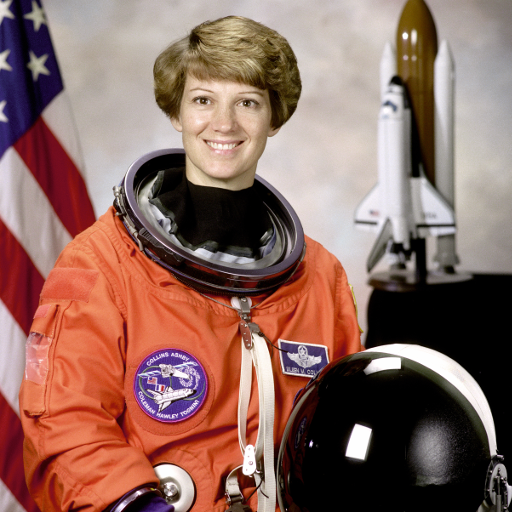
#> input picture Laboratorio 1 - Elementos básicos, Filtros/astronaut.png, 512 x 512 px
$ jupyter execute Laboratorio1.ipynb
#> lines starting #> are read from the running program, lines starting #| are printed output that depends on the picture
[cell 1]
import os
import numpy as np
import matplotlib.pyplot as plt
from skimage import io, data

[cell 2]
# Reading an image
image = io.imread("astronaut.png")
#> image is the input picture: shape (512, 512, 3); mean R, G, B 141.6, 105.8, 96.5

# Showing the dimensions
print("Dimensiones de la imagen: {}".format(image.shape))
#| Dimensiones de la imagen: (512, 512, 3)

# Visualization
plt.imshow(image)

[cell 3]
def rgb_to_grayscale(image):
    """
    This function lets you transform an image from RGB to Grayscale.
    The returned variable is the input image transformed to gray, as
    a NumPy array.
    """
    gray = .299 * image[:,:,0] + .587 * image[:,:,1] + .114 * image[:,:,2]
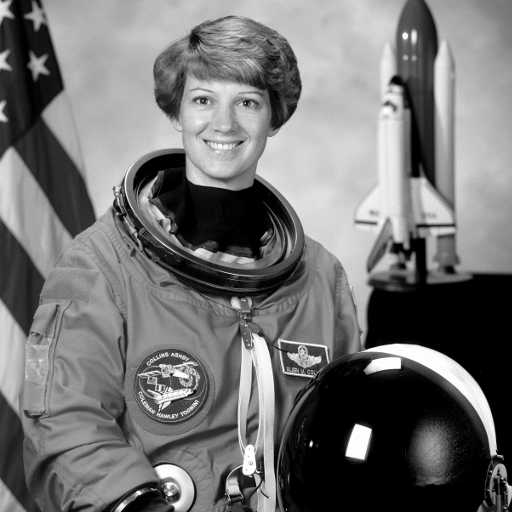
#> gray: shape (512, 512) float64; min 0, max 255, mean 115.4
    gray = np.array(gray, dtype=np.uint8)
    return gray

def grayscale_to_negative(image):
    """
    This function lets you transform an image from Grayscale to Negative.
    The returned variable is the input image in negative, as a NumPy array.
    """
    negative = np.array(255 - image, dtype=np.uint8)
    return negative

def save_image(image, name, _format, grayscale=True):
    """
    This function lets you save an image either RGB or Grayscale.
    The 'image' parameter should be a NumPy array. All images are
    saved inside an output folder. If this folder does not exist,
    it will be created automatically.
    """
#> called with name = 'test', _format = 'png', grayscale = True
    try:
        # Check if 'output' folder actually exist
        if not os.path.isdir('./output'):
            print(">> 'output' folder does not exist. It will be created right now.")

            # Get the current folder path of Jupyter file
            folder_path = os.getcwd()

            # Adding 'output' folder name, depending the OS.
            if os.name == 'nt': folder_path += '\\output' # Windows case
            else: folder_path += '/output'                # Linux case

            # Folder creation
            os.mkdir(folder_path)

        # Save image with (or without) grayscaling
        if grayscale: plt.imsave('output/{}.{}'.format(name, _format), image, cmap='gray')
        else: plt.imsave('output/{}.{}'.format(name, _format), image)
        print('>> Image saved successfully!')

    # In case of error.
    except Exception as err:
        print(err)
        print('>> An error has ocurred while saving the image!')


# Visualizacion
image_gray = rgb_to_grayscale(image)
plt.imshow(image_gray, cmap='gray')
save_image(image=image_gray, name='test', _format='png')

[cell 4]
# Negativo para Escala de Grises (sin normalizar)
# En caso de estar normalizado -> Reemplazar 255 por 1
image_negative = 255 - image_gray
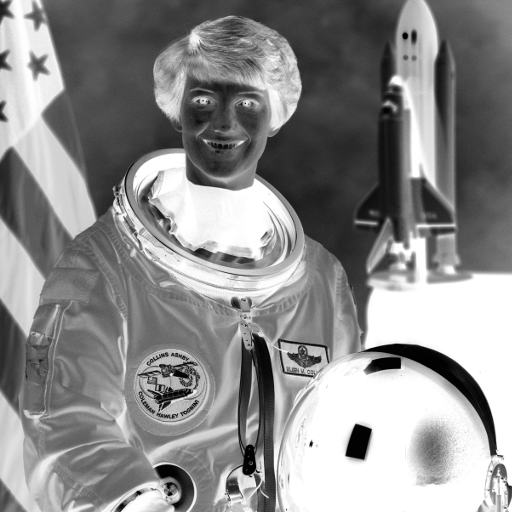
#> image_negative: shape (512, 512); min 0, max 255, mean 140
plt.imshow(image_negative, cmap='gray')
plt.imsave('output/image_negative.png', image_negative, cmap='gray')

[cell 5]
# A partir de una imagen, se calcula el histograma y la acumulacion.
# Luego mostrar las imagenes y los gráficos.
new_image = data.camera()
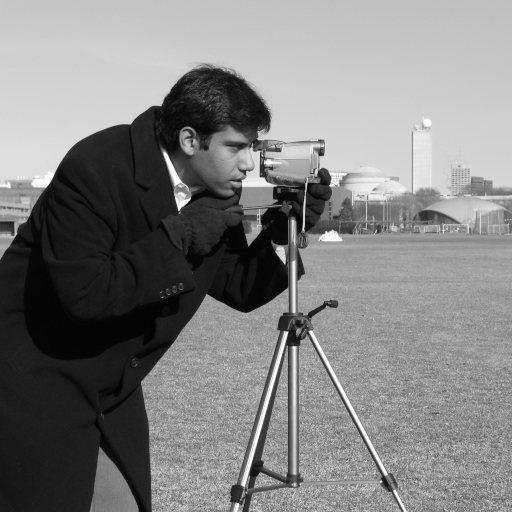
#> input picture skimage.data.camera(), 512 x 512 px
#> new_image is the input picture: shape (512, 512); min 0, max 255, mean 129.1
print(new_image.shape)
#| (512, 512)
plt.imshow(new_image, cmap='gray')

def histogram2(img):
    aux_image = img.flatten()
    histogram = np.zeros(256, dtype=np.uint8)
    print('Nro. pixeles total -> {}'.format(aux_image.size))
#| Nro. pixeles total -> 262144
    for i in np.arange(new_image.size):
        histogram[aux_image[i]] += 1
#> after the loop, histogram = 256 values, max 252 at index 152, min 0 at index 212, mean 127
    return histogram

[cell 6]
a = histogram2(new_image)
#> a has the same summary as histogram in histogram2
print(a.sum())
#| 32512
plt.plot(a)
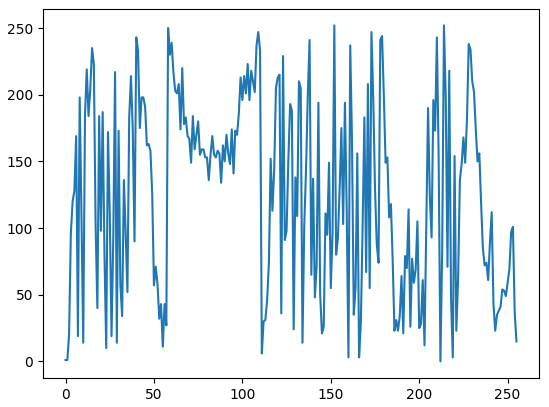
#> figure drawn by matplotlib, 1 panel; curve peaks at x = 152, y = 252

[cell 7]
(new_image.flatten() == 10).sum()
#> Out = 782

[cell 8]
plt.figure()
plt.hist(new_image.flatten(), bins=256)
plt.show()
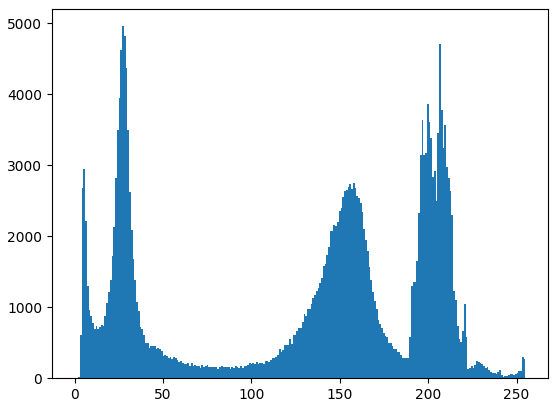
#> figure drawn by matplotlib, 1 panel; tallest bar 4957 high, from x = 26.89 to 27.89
